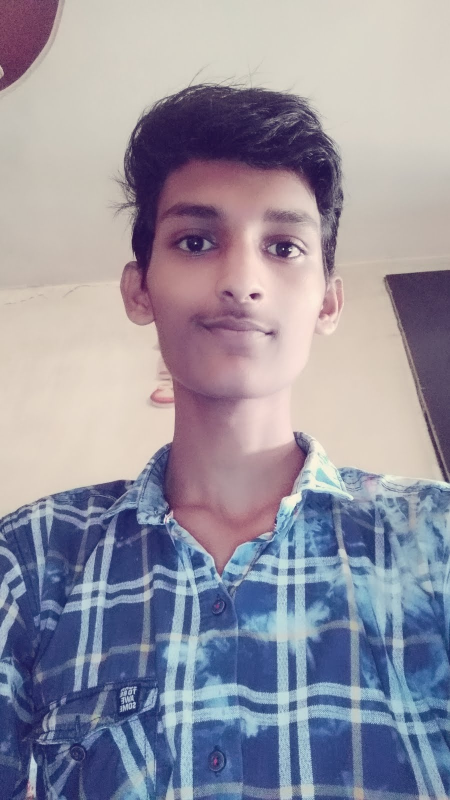
#> input picture server/test_images/dhananjay1.jpg, 900 x 1600 px (shown at 1/2 size); its folder holds only this picture in this run
$ python -i util.py   (imports and definitions only)
#> lines starting #> are read from the running program, lines starting #| are printed output that depends on the picture
import joblib
import json
import numpy as np
import base64
import cv2
from wavelet import w2d

__class_name_to_number = {}
__class_number_to_name = {}
__model = None

def classify_image(image_base64_data,file_path=None):
    imgs = get_cropped_image_if_2_eyes(file_path, image_base64_data)
    result = []

    for img in imgs:
        scalled_raw_img = cv2.resize(img, (32, 32))
        img_har = w2d(img, 'db1', 5)
        scalled_img_har = cv2.resize(img_har, (32, 32))
        combined_img = np.vstack((scalled_raw_img.reshape(32 * 32 * 3, 1), scalled_img_har.reshape(32 * 32, 1)))

        len_image_array = 32*32*3 + 32*32
        final = combined_img.reshape(1,len_image_array).astype(float)
        result.append({
            'class': class_number_to_name(__model.predict(final)[0]),
            'class_probability': np.around(__model.predict_proba(final)*100,2).tolist()[0],
            'class_dictionary': __class_name_to_number
        })
    return result

def load_saved_artifacts():
    print("loading saved artifacts...start")
    global __class_name_to_number
    global __class_number_to_name

    with open("C:/Users/lenovo/Desktop/PersonClassifier/server/artifacts/class_dictionary.json", "r") as f:
        __class_name_to_number = json.load(f)
        __class_number_to_name = {v:k for k,v in __class_name_to_number.items()}

    global __model
    if __model is None:
        with open('C:/Users/lenovo/Desktop/PersonClassifier/server/artifacts/saved_model.pkl', 'rb') as f:
            __model = joblib.load(f)
    print("loading saved artifacts...done")

def class_number_to_name(class_num):
    return __class_number_to_name[class_num]

def get_cv2_image_from_base64_string(b64str):
    '''
    credit: https://stackoverflow.com/questions/33754935/read-a-base-64-encoded-image-from-memory-using-opencv-python-library
    :param uri:
    :return:
    '''
    encoded_data = b64str.split(',')[1]
    nparr = np.frombuffer(base64.b64decode(encoded_data), np.uint8)
    img = cv2.imdecode(nparr, cv2.IMREAD_COLOR)
    return img

def get_cropped_image_if_2_eyes(image_path, image_base64_data):
    face_cascade = cv2.CascadeClassifier('C:/Users/lenovo/Desktop/PersonClassifier/server/opencv/haarcascades/haarcascade_frontalface_default.xml')
    eye_cascade = cv2.CascadeClassifier('C:/Users/lenovo/Desktop/PersonClassifier/server/opencv/haarcascades/haarcascade_eye.xml')

    if image_path:
        img = cv2.imread(image_path)
    else:
        img = get_cv2_image_from_base64_string(image_base64_data)

    gray = cv2.cvtColor(img, cv2.COLOR_BGR2GRAY)
    faces = face_cascade.detectMultiScale(gray, 1.3, 5)

    cropped_faces = []
    for (x,y,w,h) in faces:
            roi_gray = gray[y:y+h, x:x+w]
            roi_color = img[y:y+h, x:x+w]
            eyes = eye_cascade.detectMultiScale(roi_gray)
            if len(eyes) >= 2:
                cropped_faces.append(roi_color)
    return cropped_faces

def get_b64_test_image_for_dhananjay():
    with open("b64.txt") as f:
        return f.read()

# [3 lines not run here, left out]

>>> import cv2
>>> picture = cv2.imread('test_images/dhananjay1.jpg', cv2.IMREAD_GRAYSCALE)
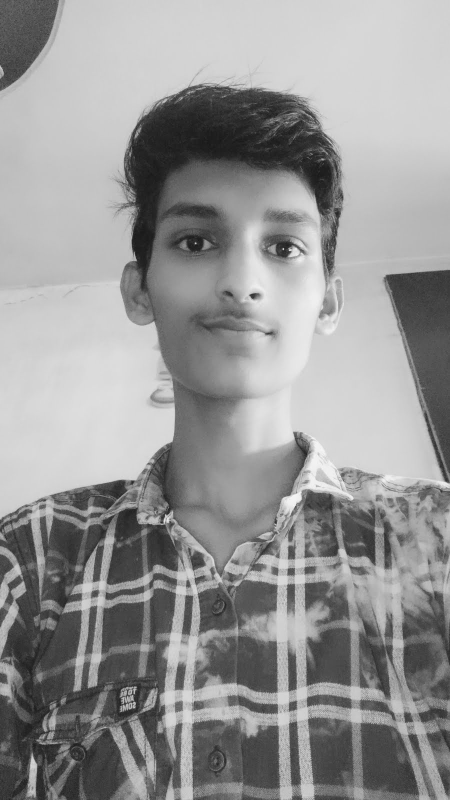
#> picture: shape (1600, 900) (shown at 1/2 size); min 17, max 250, mean 149.8
#> (the run stopped early here; a loop or call above may not have finished)

$ run again, on server/test_images/dharmesh1.jpg
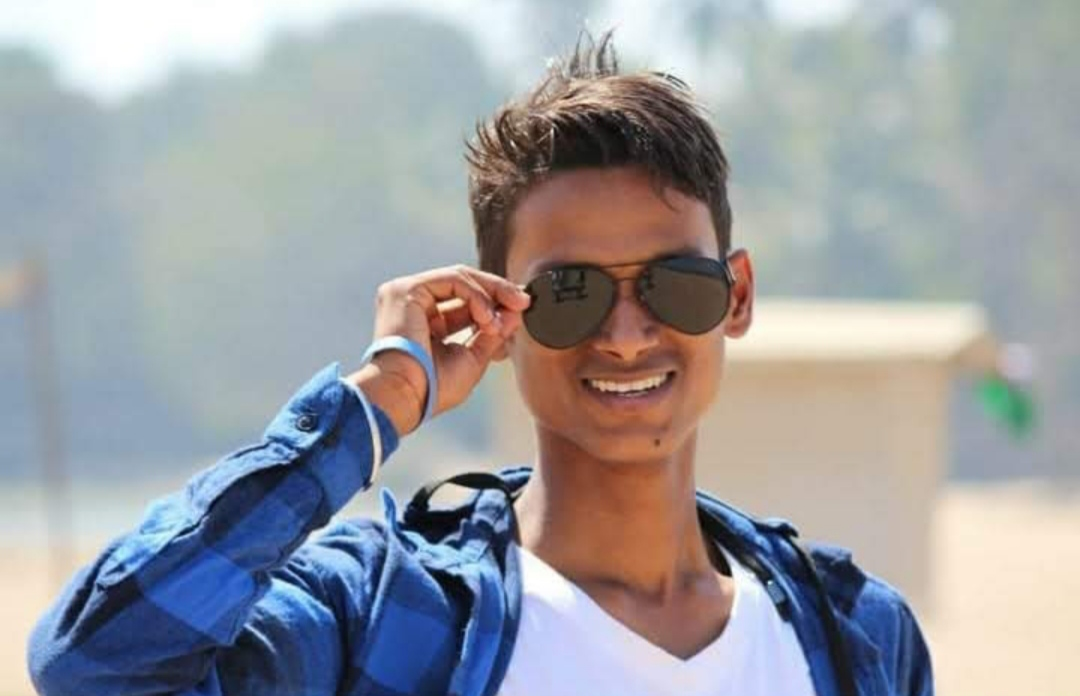
#> input picture server/test_images/dharmesh1.jpg, 1080 x 696 px
#> `picture = cv2.imread('test_images/dhananjay1.jpg', cv2.IMREAD_GRAYSCALE)`:
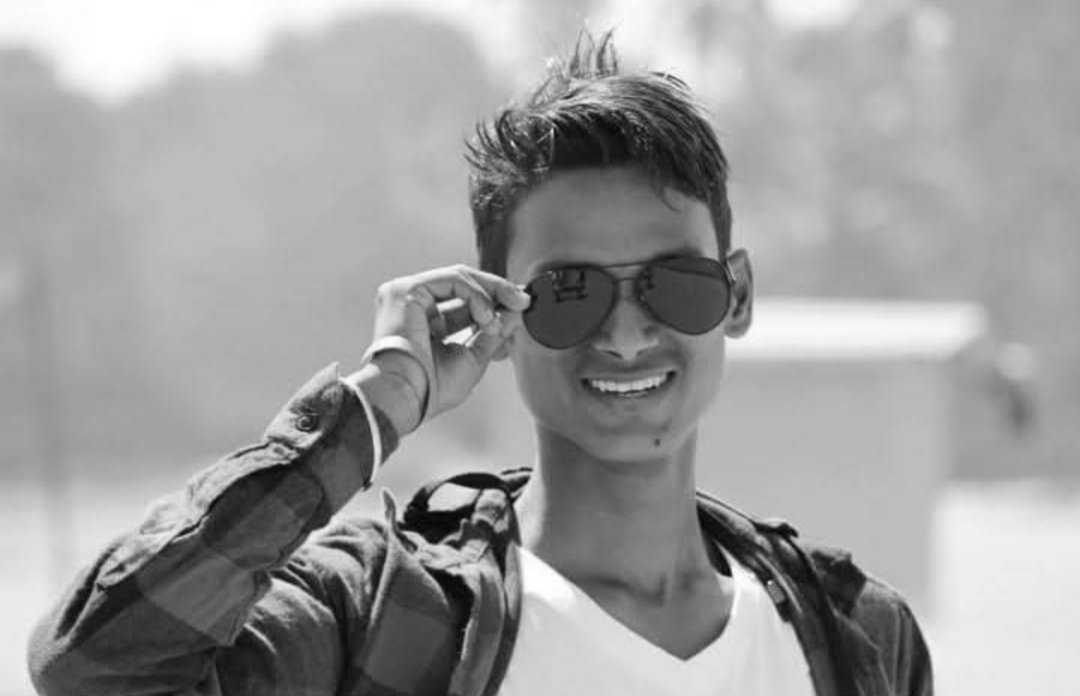
#> picture: shape (696, 1080); min 3, max 255, mean 157.4

$ run again, on server/test_images/djay_swati.jpg
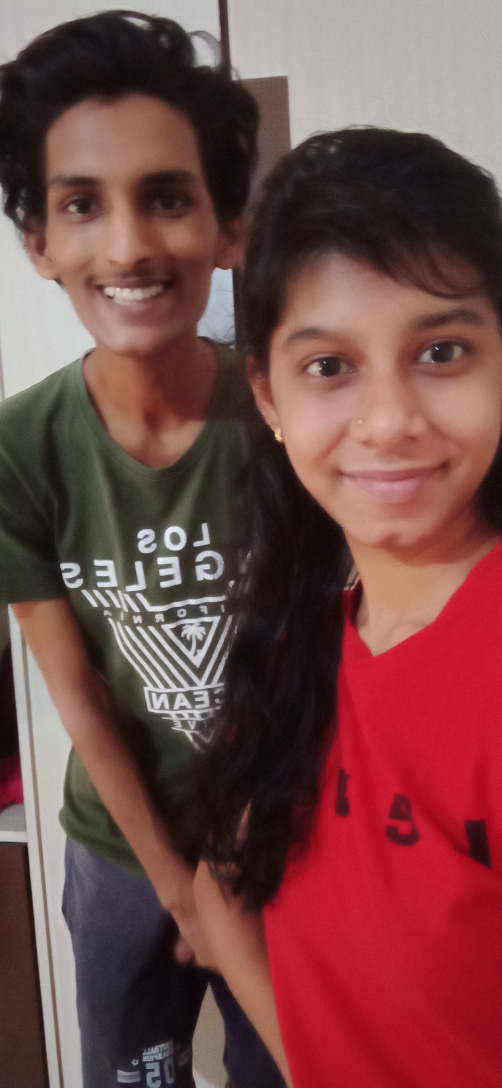
#> input picture server/test_images/djay_swati.jpg, 1504 x 3264 px (shown at 1/3 size)
#> `picture = cv2.imread('test_images/dhananjay1.jpg', cv2.IMREAD_GRAYSCALE)`:
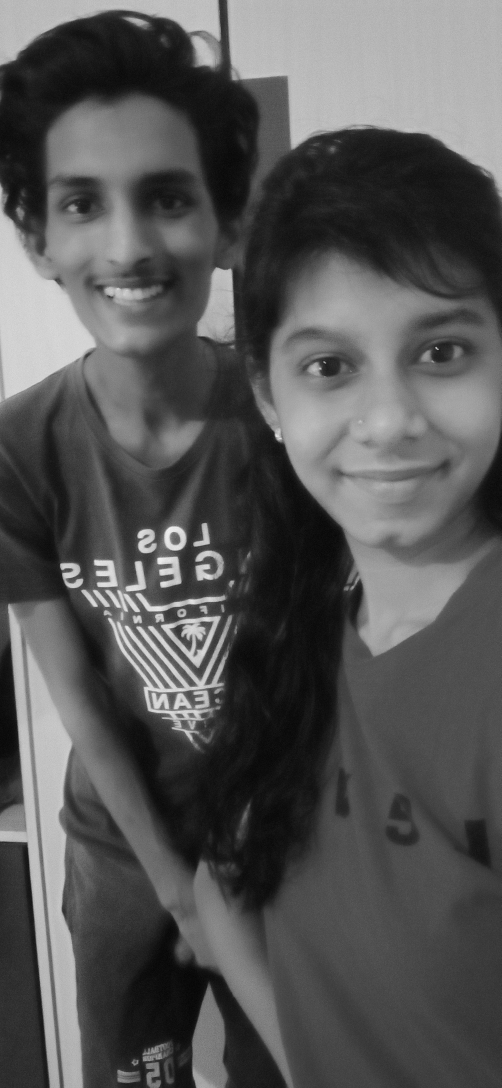
#> picture: shape (3264, 1504) (shown at 1/3 size); min 0, max 250, mean 86.1

$ run again, on server/test_images/rakesh1.jpg
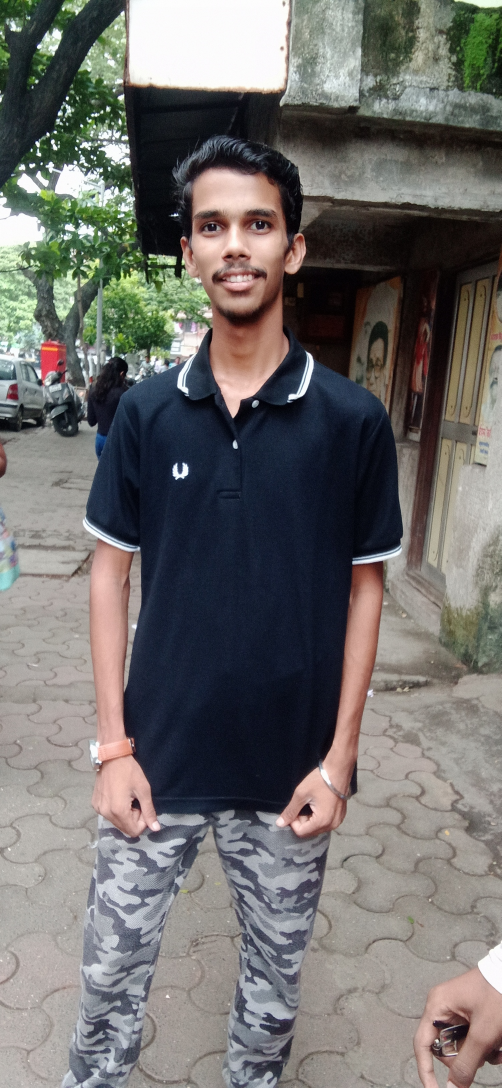
#> input picture server/test_images/rakesh1.jpg, 1504 x 3264 px (shown at 1/3 size)
#> `picture = cv2.imread('test_images/dhananjay1.jpg', cv2.IMREAD_GRAYSCALE)`:
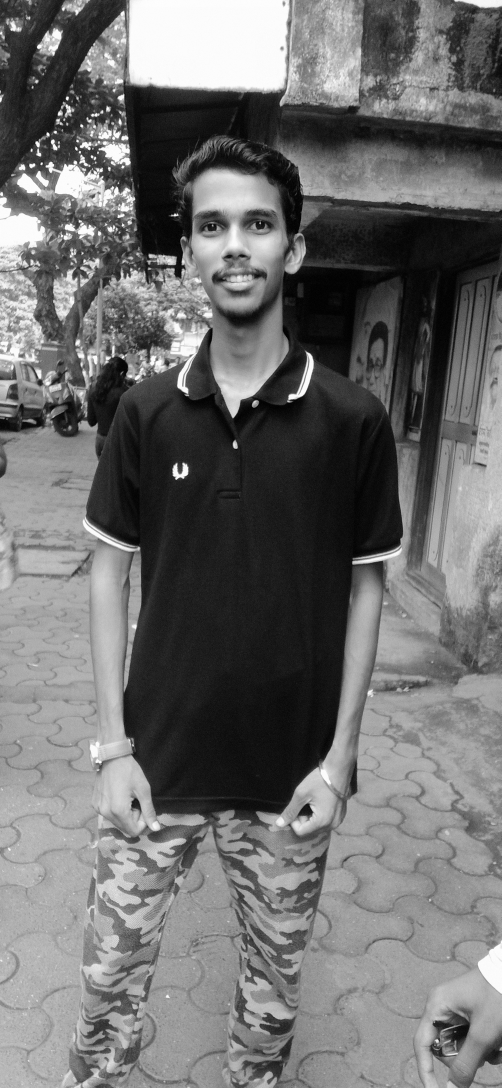
#> picture: shape (3264, 1504) (shown at 1/3 size); min 0, max 255, mean 109.5
